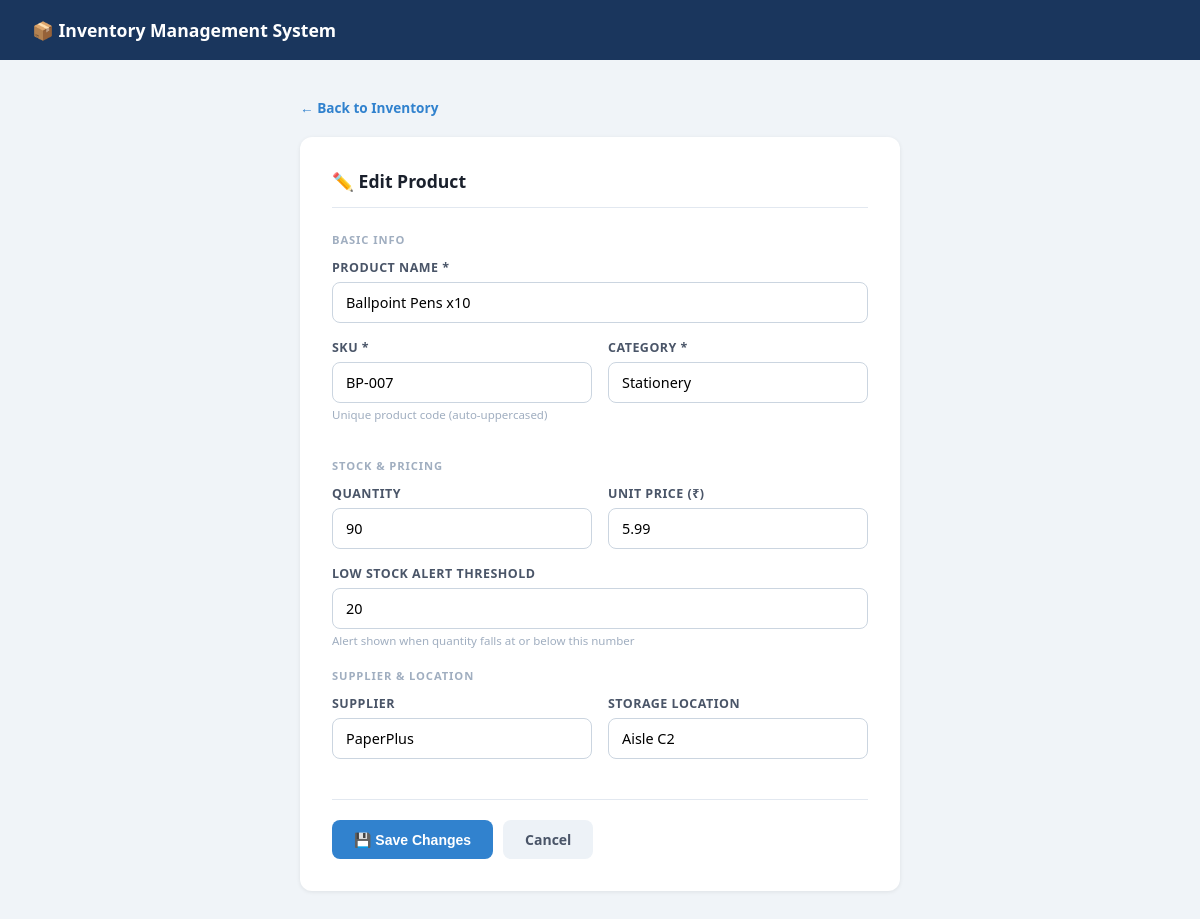
The app's page /edit/7 with its own data.
### tables this page shows
CREATE TABLE products (
            id INTEGER PRIMARY KEY AUTOINCREMENT,
            name TEXT NOT NULL,
            sku TEXT UNIQUE NOT NULL,
            category TEXT NOT NULL,
            quantity INTEGER DEFAULT 0,
            unit_price REAL DEFAULT 0.0,
            supplier TEXT,
            location TEXT,
            low_stock_threshold INTEGER DEFAULT 10,
            created_at TIMESTAMP DEFAULT CURRENT_TIMESTAMP,
            updated_at TIMESTAMP DEFAULT CURRENT_TIMESTAMP
        );

### app.py (the view, shortened to what this page needs)
@app.route("/edit/<int:pid>", methods=["GET", "POST"])
def edit(pid):
    conn = get_db()
    product = conn.execute("SELECT * FROM products WHERE id=?", (pid,)).fetchone()
    if not product:
        conn.close()
        flash("Product not found.", "error")
        return redirect(url_for("index"))
    conn.close()
    return render_template("form.html", product=product, action="Edit")

### app.py (called while the page is built)
def get_db():
    conn = sqlite3.connect(DB)
    conn.row_factory = sqlite3.Row
    return conn

### templates/form.html (shortened to what this page needs)
<!DOCTYPE html>
<html lang="en">
<head>
</head>
<body>
<div class="navbar"><h1>📦 Inventory Management System</h1></div>
<div class="container">
  <a href="/" class="back">← Back to Inventory</a>
  <div class="card">
    <h2>{{ '➕ Add New Product' if action == 'Add' else '✏️ Edit Product' }}</h2>
    <form method="POST">
      <div class="section-label">Basic Info</div>
      <div class="form-group">
        <label>Product Name *</label>
        <input type="text" name="name" required placeholder="e.g. Wireless Keyboard"
               value="{{ product.name if product else '' }}"/>
      </div>
      <div class="grid-2">
        <div class="form-group">
          <label>SKU *</label>
          <input type="text" name="sku" required placeholder="e.g. WK-001"
                 value="{{ product.sku if product else '' }}"/>
          <div class="hint">Unique product code (auto-uppercased)</div>
        </div>
        <div class="form-group">
          <label>Category *</label>
          <input type="text" name="category" required placeholder="e.g. Electronics"
                 list="cat-list" value="{{ product.category if product else '' }}"/>
        </div>
      </div>
      <div class="section-label">Stock & Pricing</div>
      <div class="grid-2">
        <div class="form-group">
          <label>Quantity</label>
          <input type="number" name="quantity" min="0" placeholder="0"
                 value="{{ product.quantity if product else '0' }}"/>
        </div>
        <div class="form-group">
          <label>Unit Price (₹)</label>
          <input type="number" name="unit_price" min="0" step="0.01" placeholder="0.00"
                 value="{{ product.unit_price if product else '0.00' }}"/>
        </div>
      </div>
      <div class="form-group">
        <label>Low Stock Alert Threshold</label>
        <input type="number" name="low_stock_threshold" min="0" placeholder="10"
               value="{{ product.low_stock_threshold if product else '10' }}"/>
        <div class="hint">Alert shown when quantity falls at or below this number</div>
      </div>
      <div class="section-label">Supplier & Location</div>
      <div class="grid-2">
        <div class="form-group">
          <label>Supplier</label>
          <input type="text" name="supplier" placeholder="e.g. TechSupply Co"
                 value="{{ product.supplier if product else '' }}"/>
        </div>
        <div class="form-group">
          <label>Storage Location</label>
          <input type="text" name="location" placeholder="e.g. Aisle A1"
                 value="{{ product.location if product else '' }}"/>
        </div>
      </div>
      <div class="form-actions">
        <button type="submit" class="btn btn-primary">
          {{ '➕ Add Product' if action == 'Add' else '💾 Save Changes' }}
        </button>
        <a href="/" class="btn btn-gray">Cancel</a>
      </div>
    </form>
  </div>
</div>
</body>
</html>

### templates/form.html (style rules this page uses)
* { box-sizing: border-box; margin: 0; padding: 0; }
body { font-family: system-ui, sans-serif; background: #f0f4f8; color: #1a202c; }
.navbar { background: #1a365d; color: #fff; padding: 0 32px; height: 60px; display: flex; align-items: center; justify-content: space-between; }
.navbar h1 { font-size: 1.1rem; font-weight: 700; }
.container { max-width: 640px; margin: 36px auto; padding: 0 20px; }
.back { display: inline-flex; align-items: center; gap: 6px; color: #3182ce; text-decoration: none; font-size: 0.85rem; margin-bottom: 20px; font-weight: 600; }
.card { background: #fff; border-radius: 12px; padding: 32px; box-shadow: 0 1px 4px rgba(0,0,0,0.08); }
.card h2 { font-size: 1.1rem; font-weight: 700; margin-bottom: 24px; padding-bottom: 14px; border-bottom: 1px solid #e2e8f0; }
.grid-2 { display: grid; grid-template-columns: 1fr 1fr; gap: 16px; }
.form-group { margin-bottom: 16px; }
label { display: block; font-size: 0.78rem; font-weight: 600; color: #4a5568; margin-bottom: 6px; text-transform: uppercase; letter-spacing: 0.04em; }
input, select, textarea { width: 100%; padding: 10px 13px; border: 1px solid #cbd5e0; border-radius: 8px; font-size: 0.9rem; outline: none; font-family: inherit; background: #fff; }
.hint { font-size: 0.72rem; color: #a0aec0; margin-top: 4px; }
.form-actions { display: flex; gap: 10px; margin-top: 24px; padding-top: 20px; border-top: 1px solid #e2e8f0; }
.btn { padding: 10px 22px; border-radius: 8px; border: none; cursor: pointer; font-size: 0.875rem; font-weight: 700; text-decoration: none; display: inline-flex; align-items: center; gap: 6px; }
.btn-primary { background: #3182ce; color: #fff; }
.btn-gray { background: #edf2f7; color: #4a5568; }
.section-label { font-size: 0.7rem; text-transform: uppercase; letter-spacing: 0.08em; color: #a0aec0; font-weight: 700; margin: 20px 0 12px; }

### records on screen
products: name "Ballpoint Pens x10", sku "BP-007", category "Stationery", quantity "90", unit_price "5.99", low_stock_threshold "20", supplier "PaperPlus", location "Aisle C2"

### other values on screen
{{ '➕ Add New Product' if action == 'Add' else '✏️ Edit Product' }} "✏️ Edit Product"
{{ '➕ Add Product' if action == 'Add' else '💾 Save Changes' }} "💾 Save Changes"
